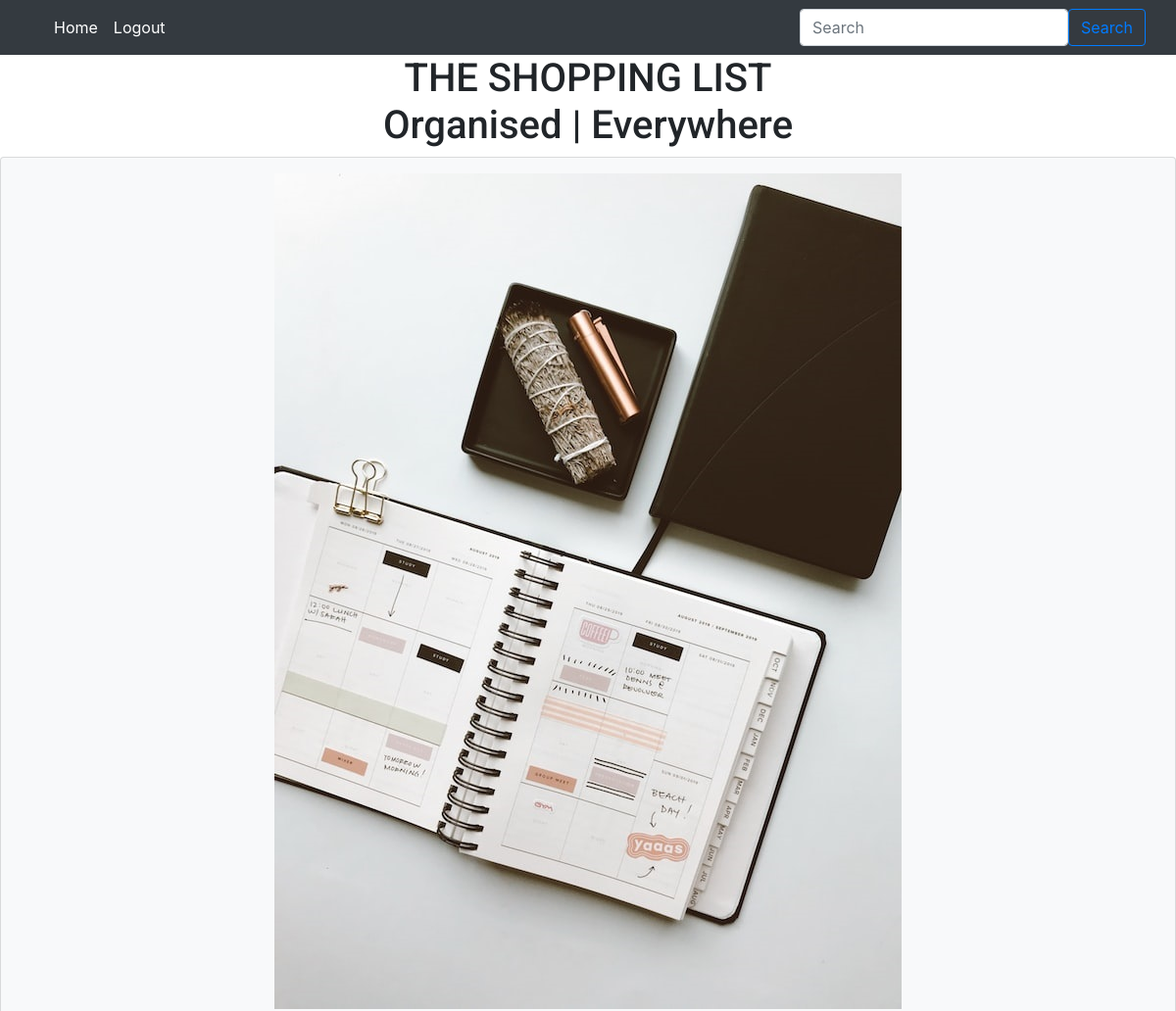
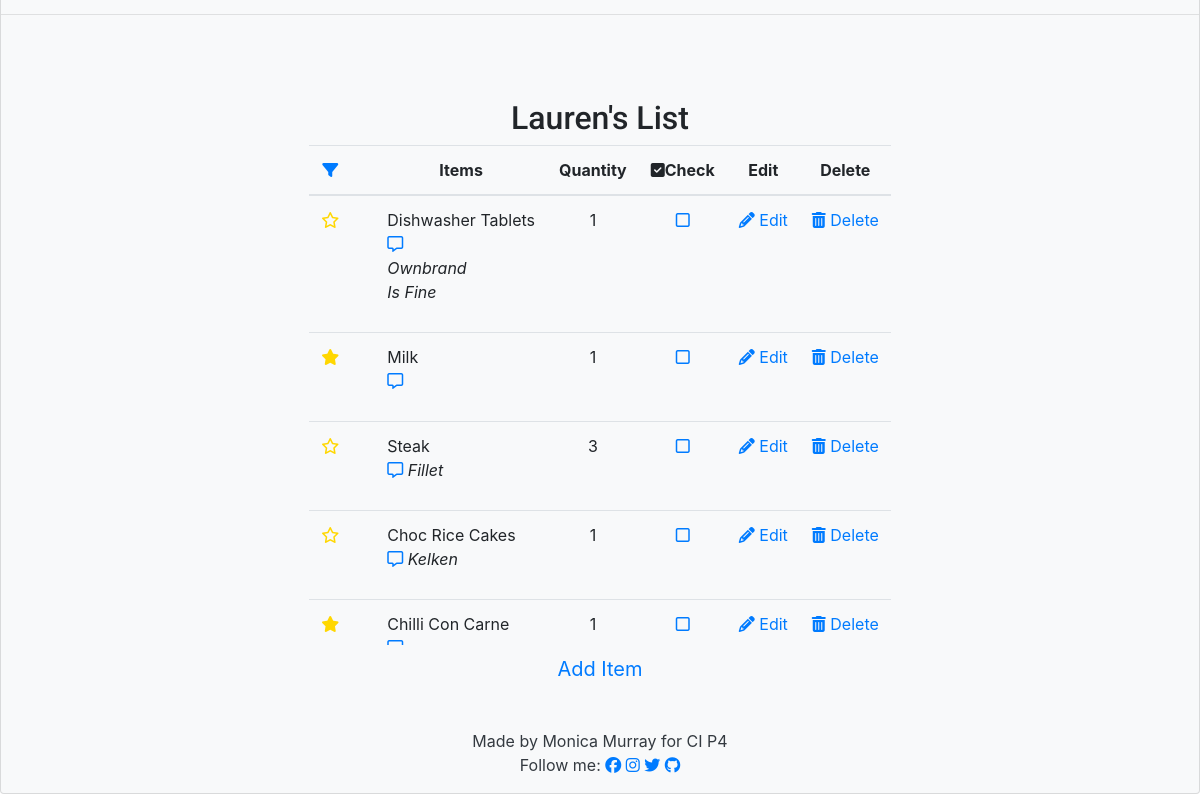
The page / (signed in) on the database its author committed (2 pictures, top to bottom).
### list/models.py (models this page shows, shortened)
class Entry(models.Model):
    item_name = models.CharField(
        max_length=60, null=False, blank=False, unique=True)
    quantity = models.IntegerField(
        choices=QUANTITY_CHOICES, default='1')
    star = models.BooleanField(default=False)
    user = models.ForeignKey(User, on_delete=models.CASCADE)
    category = models.CharField(
        max_length=20, choices=CATEGORY_CHOICES, default='Fresh')
    added_on = models.DateTimeField(auto_now_add=True)
    check_item_as_done = models.BooleanField(default=False)
    class Meta:
        ordering = ['-added_on', '-star',]

class Note(models.Model):
    item = models.OneToOneField(
        Entry, on_delete=models.CASCADE, related_name='notes')
    user = models.ForeignKey(User, on_delete=models.CASCADE)
    body = models.TextField()
    added_on = models.DateTimeField(auto_now_add=True)
    def __str__(self):
        return self.body

### list/views.py (the view)
# urls.py: path('', views.EntryList.as_view(), name='home'),
class EntryList(generic.ListView):
    model = Entry
    queryset = Entry.objects.all()
    template_name = 'index.html'
    paginate_by = 100
    def get_queryset(self, **kwargs):
        search = self.request.GET.get('query')
        if search:
            entries = self.model.objects.filter(
                Q(item_name__icontains=search)
            )
        else:
            entries = self.model.objects.all()
        return entries

### templates/index.html (shortened to what this page needs)
{% extends 'base.html' %} {% load static %} {% block content %}
<div class="image-container mt-3">
  <img
    src="{% static 'images/organiser_image.jpg' %}"
    class="img-fluid"
    alt="The Shopping List and Organiser landing image"
  />
</div>
<hr />
<div class="card-body justify-content-center">
  <div class="row justify-content-center">
    {% if user.is_authenticated %}
    <div class="table-responsive-sm pt-5">
      <h2>{{user.username}}'s List</h2>
      <div style="height: 500px; overflow-y: scroll">
        <table class="table">
          <thead>
            <tr>
              <th scope="col">
                <a href="#"><i class="fa-solid fa-filter"></i></a>
              </th>
              <th scope="col">
              </th>
              <th scope="col">Items</th>
              <th scope="col">Quantity</th>
              <th scope="col"><i class="fa-solid fa-square-check"></i>Check</th>
              <th scope="col">Edit</th>
              <th scope="col">Delete</th>
            </tr>
          </thead>
          <tbody>
            {% for entry in entry_list %}
            <tr>
              {% if entry.star %}
              <td>
                <a href="{% url 'toggle_star' entry.id %}">
                  <i class="fa-solid fa-star" style="color: gold"></i>
                </a>
              </td>
              {% else %}
              <td>
                <a href="{% url 'toggle_star' entry.id %}">
                  <i class="fa-regular fa-star" style="color: gold"></i>
                </a>
              </td>
              {% endif %} {% if entry.check_item_as_done %}
              <th scope="row"></th>
              <td class="text-left text-capitalize">
                <strike> {{ entry.item_name }} </strike>
              </td>
              <td>{{entry.quantity}}</td>
              <td>
                <a href="{% url 'toggle_check' entry.id %}">
                  <i class="fa-solid fa-square-check"></i>
                </a>
              </td>
              <td></td>
              <td>
                <a href="{% url 'delete' entry.id %}"
                  ><i class="fa-solid fa-trash-can"></i> Delete</a
                >
              </td>
              {% else %}
              <th scope="row"></th>
              <td class="text-left text-capitalize">
                {{ entry.item_name }}
                <p
                  class="text-capitalize font-italic text-wrap"
                  style="width: 6rem"
                >
                  <a href="{% url 'note' entry.id %}"
                    ><i class="fa-regular fa-message"></i> </a
                  >{{entry.notes}}
                </p>
              </td>
              <td>{{entry.quantity}}</td>
              <td>
                <a href="{% url 'toggle_check' entry.id %}">
                  <i class="fa-regular fa-square"></i>
                   </a
                ><a href="#"></a>
              </td>
              <td>
                <a href="{% url 'edit' entry.id %}"
                  ><i class="fa-solid fa-pencil"></i> Edit</a
                >
              </td>
              <td>
                <a href="{% url 'delete' entry.id %}"
                  ><i class="fa-solid fa-trash-can"></i> Delete</a
                >
              </td>
              {% endif %}
            </tr>
            {% endfor %}
          </tbody>
        </table>
      </div>
      <button type="button" class="btn btn-lg mb5">
        <a href="{% url 'add' %}">Add Item</a>
      </button>
    </div>
  {% endif %}
</div>
{% endblock %}

### static/css/style.css (style rules this page uses)
body { background-color: #FFFFFF; font-family: 'Nanum Myeongjo', 'Roboto', sans-serif; color: bright pink; text-align: center; font-weight: 300; }
h1, h2, h3, h4, h5, h6 { font-family: 'Roboto', sans-serif; font-weight: 300; }
tbody { height: 120px; overflow-y: scroll; }

### rows shown on the page
Entry: item_name "Dishwasher Tablets", notes "Ownbrand Is Fine", quantity "1"
Entry: item_name "Milk", quantity "1"
Entry: item_name "Steak", notes "Fillet", quantity "3"
Entry: item_name "Choc Rice Cakes", notes "Kelken", quantity "1"
Entry: item_name "Chilli Con Carne", quantity "1"

### other values the page prints
{{ user.username }} "Lauren"
